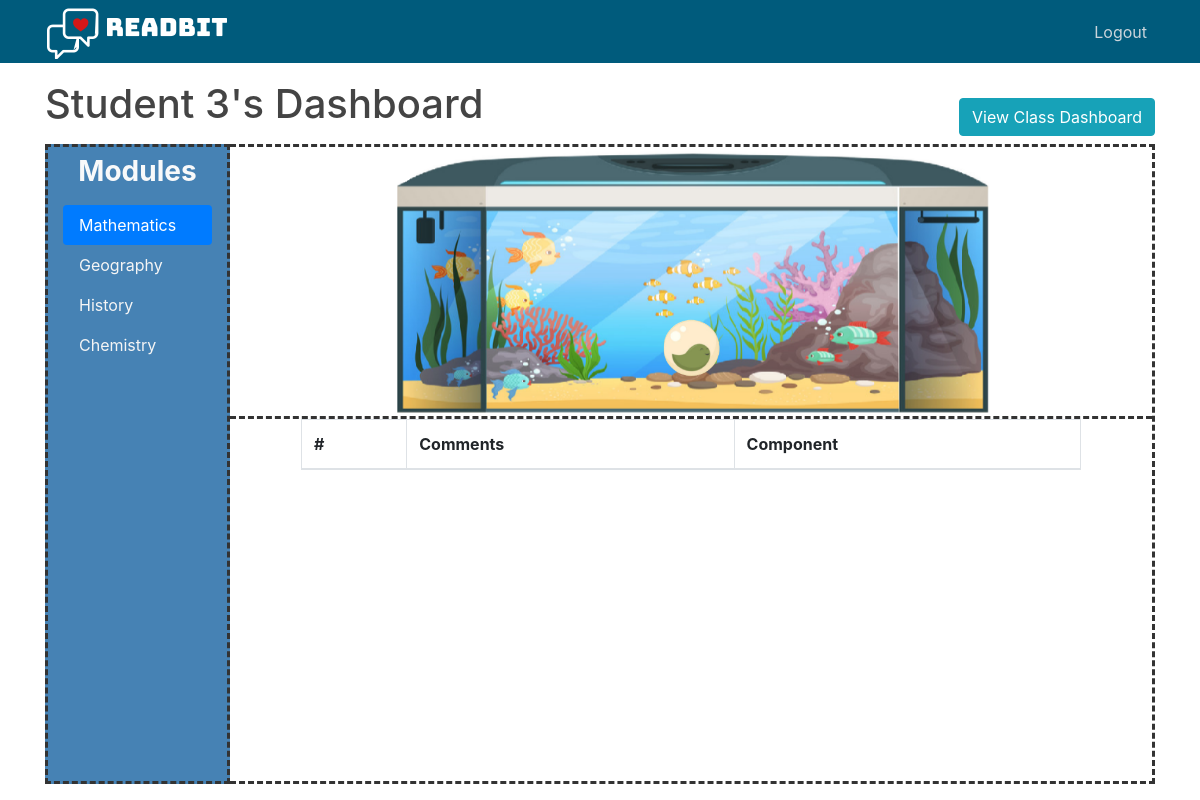
/student_dashboard (signed in), run on the app's committed database.
### readbit/models.py (models this page shows, shortened)
class User(db.Model, UserMixin):
    __tablename__ = 'user'
    id = db.Column(db.Integer, primary_key=True)
    username = db.Column(db.String(20), unique=False, nullable=False)
    email = db.Column(db.String(120), unique=True, nullable=False)
    password = db.Column(db.String(60), nullable=False)
    type = db.Column(db.String(10), nullable=False, default='student')
    mod_list = db.relationship('Module', secondary=mod_list, lazy='subquery')
    __mapper_args__ = {
        'polymorphic_on': type,
        'polymorphic_identity': 'user'
    }

class Instructor(User):
    class_list = db.relationship('ModuleClass', secondary=class_list, lazy='subquery',
                                 backref=db.backref('instructors', lazy=True))
    __mapper_args__ = {
        'polymorphic_identity': 'instructor'
    }

class Module(db.Model):
    __tablename__ = 'module'
    id = db.Column(db.Integer, primary_key=True)
    mod_name = db.Column(db.String(100), unique=True, nullable=False)
    class_list = db.relationship('ModuleClass', backref='module', lazy=True)
    comp_list = db.relationship('MainComp', backref='module', lazy=True)

### readbit/routes.py (the view)
@app.route('/student_dashboard')
def student_dashboard():
    modid = request.args.get('mod_id')
    if modid:
        module = Module.query.filter_by(id=modid).first()
    else:
        module = current_user.mod_list[0]
    frog_img, comments = iStudent.viewDashboard(current_user, module)
    return render_template('student_dashboard.html', title='Student Dashboard', frog_img=frog_img,
                           comments=comments, mod_id=module.id)

### readbit/models.py (called while the page is built)
@login_manager.user_loader
def load_user(user_id):
    return User.query.get(int(user_id))

    @staticmethod
    def viewDashboard(student, module):
        for frog in student.frog_list:
            if frog.mod_name == module.mod_name:
                frog_state = url_for('static', filename=f'{frog.frog_state}.png')
                break
        comments = []
        for feedback in student.feedback_list:
            if feedback.mod_name == module.mod_name and feedback.comment is not None:
                comments.append({'comment': feedback.comment, 'component': feedback.component.name})
        return frog_state, comments

### readbit/templates/student_dashboard.html (shortened to what this page needs)
{% extends "layout.html" %}
{% block content %}
<link rel="stylesheet" type="text/css" href="{{ url_for('static', filename='student_dashboard.css') }}">
<div class="row m-0 mb-2" id="header_row">
    <h1>{{ current_user.username }}'s Dashboard</h1>
    <a href="{{ url_for('class_dashboard', mod_id=mod_id)}}" class="btn btn-info" id="view_class_dashboard_btn">View Class Dashboard</a>
</div>
<div class="container overflow-hidden">
    <div class="row">
        <div class="col-sm-2" id="student_dashboard_nav">
            <h3 class="text-center mt-2 mb-3 font-weight-bold text-light">Modules</h3>
            <div class="nav flex-column nav-pills" id="v-pills-tab" role="tablist" aria-orientation="vertical"
                 id="mod_list_pills">
                {% for module in current_user.mod_list %}
                {% if module.id == mod_id %}
                <a class="nav-link active" id="module{{module.id}}" href="{{ url_for('student_dashboard', mod_id=module.id)}}"
                   role="tab" aria-controls="v-pills-home" aria-selected="true">{{ module.mod_name }}</a>
                {% else %}
                <a class="nav-link" id="module{{module.id}}" href="{{ url_for('student_dashboard', mod_id=module.id)}}"
                   role="tab" aria-controls="v-pills-home" aria-selected="false">{{ module.mod_name }}</a>
                {% endif %}
                {% endfor %}
            </div>
        </div>
        <div class="col-sm-10" id="student_dashboard_right_col">
            <div class="row" id="student_tank_row">
                <img class="responsive" src="{{ frog_img }}"  alt="{{ student_frog_state }}" id="student_dashboard_frog" width=""/>
            </div>
            <div class="row" id="student_dashboard_table_row">
                <div class="table-wrapper-scroll-y my-custom-scrollbar table-responsive" id="table_div">
                    <table class="table table-bordered table-striped mb-0">
                        <thead>
                        <tr>
                            <th scope="col">#</th>
                            <th scope="col">Comments</th>
                            <th scope="col">Component</th>
                        </tr>
                        </thead>
                    </table>
                </div>
            </div>
        </div>
    </div>
</div>
{% endblock content %}

### readbit/static/main.css (style rules this page uses)
body { background: #ffffff; color: #333333; margin-top: 5rem; }
h1, h2, h3, h4, h5, h6 { color: #444444; }

### readbit/static/student_dashboard.css (style rules this page uses)
#header_row { justify-content: space-between; display: flex; height: 100%; }
#view_class_dashboard_btn { display: inline-block; align-self: flex-end; }
#student_tank_row { justify-content: center; }
#student_dashboard_nav { background-color: steelblue; border-style: dashed; }
.nav-link { color:whitesmoke; }
#student_dashboard_right_col { border-style:dashed; border-left: none; height: 80vh; }
#student_tank_row { border-bottom: dashed; }
.my-custom-scrollbar { position: relative; height: 45vh; overflow: auto; }
.table-wrapper-scroll-y { display: block; }
#student_dashboard_table_row { justify-content: center; overflow: hidden; }
#table_div { width: 65vw; }
#student_dashboard_frog { position:absolute; padding-top: 170px; height: auto; width:8% }

### data on the page
Instructor: username "Student 3"
Module: mod_name "Mathematics"
Module: mod_name "Geography"
Module: mod_name "History"
Module: mod_name "Chemistry"
